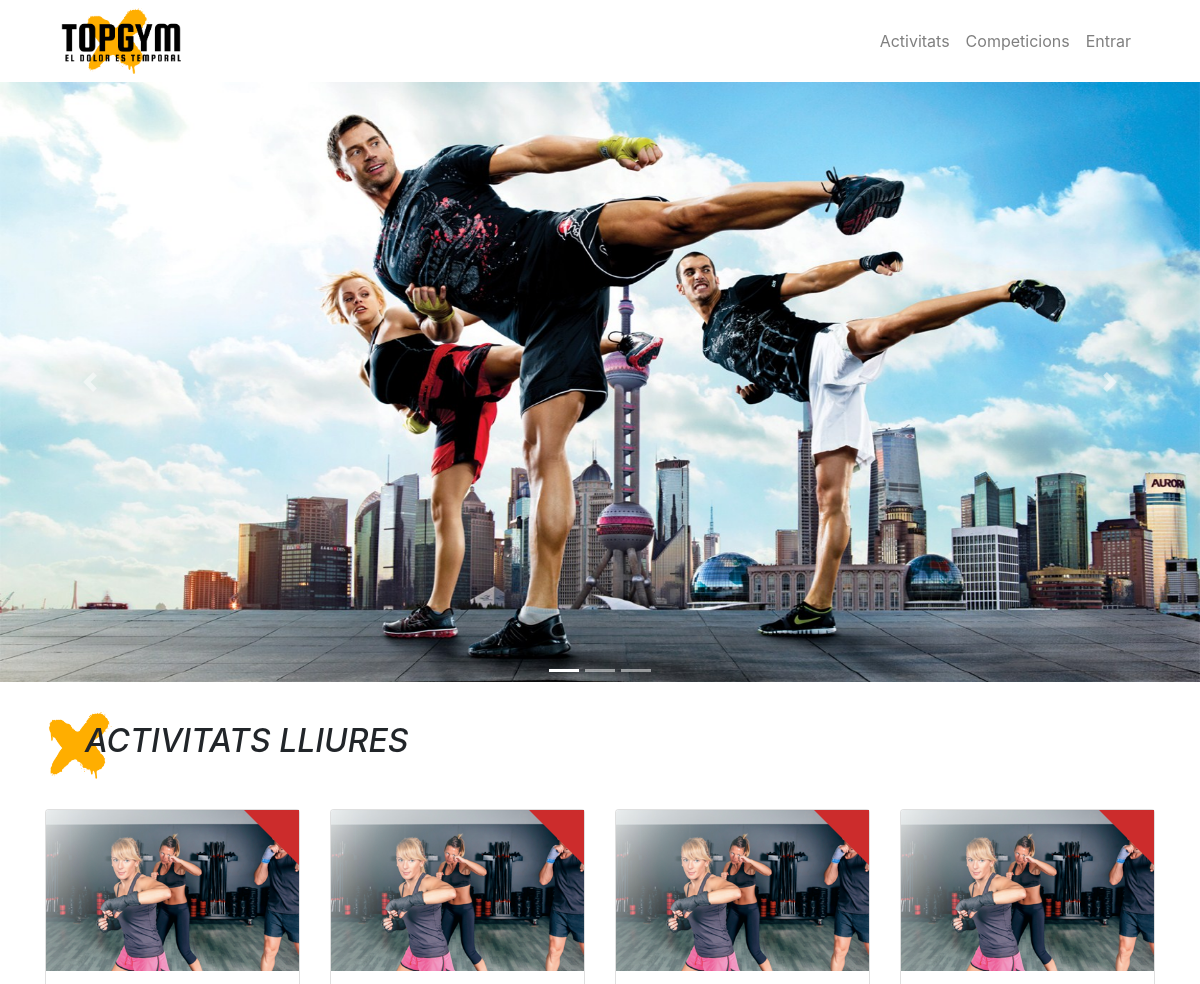
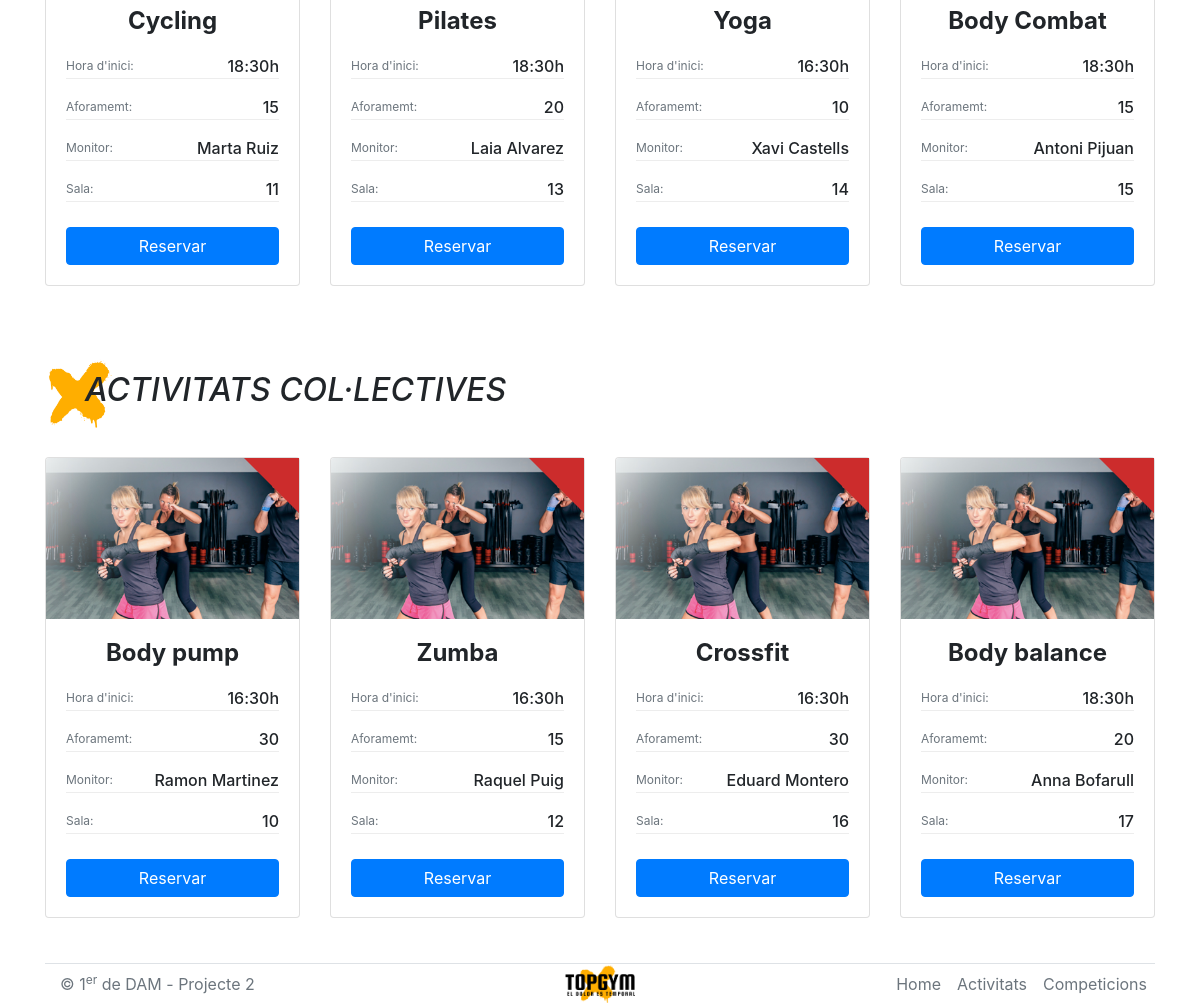
The page / on the database its author committed (2 pictures, top to bottom).
### tables this page shows
create table activitat (
id integer auto_increment,
nom VARCHAR (255) not null,
descripcio VARCHAR (255),
color VARCHAR (50) not null,
durada_sessio integer not null,  
primary key (id)
);

create table sala (
num integer,
descripcio varchar(255),
aforament_max int not null,
primary key (num)
);

create table monitor (
dni varchar(9),
nom varchar(30) not null,
cognom varchar(30) not null,
tel_personal integer(9) not null,
tel_fix integer(9),
salari double not null,
num integer,
primary key (dni),
FOREIGN KEY (num) REFERENCES sala(num)
);

### php.php (called while the page is built, shortened)
<?php
    function con() {
        $con = new mysqli('localhost', 'root', 'root', 'db_gimnas', '3307');
        return $con;
    }
    function infoActivitatsLliures() {
        $sql = "SELECT a.nom AS activitat, TIME_FORMAT(b.hora, '%H:%i') AS hora, c.num, c.aforament_max, d.nom, d.cognom, a.color
                FROM activitat a, es_fa b, sala c, monitor d
                WHERE a.id = b.id AND
                b.num = c.num AND
                d.num = c.num AND
                a.id IN
                    (SELECT *
                    FROM activitat_lliure)";
        $result = con()->query($sql);
        return $result;
    }
    function infoActivitatsColectives() {
        $sql = "SELECT a.nom AS activitat, TIME_FORMAT(b.hora, '%H:%i') AS hora, c.num, c.aforament_max, d.nom, d.cognom, a.color
                FROM activitat a, es_fa b, sala c, monitor d
                WHERE a.id = b.id AND
                b.num = c.num AND
                d.num = c.num AND
                a.id IN
                    (SELECT *
                    FROM activitat_colectiva);";
        $result = con()->query($sql);
        return $result;
    }
?>

### index.php (the view, shortened to what this page needs)
<?php
    include 'php.php';
?>
<!DOCTYPE html>
<html lang="es">
<head>
    <link rel="stylesheet" href="src/css/reset.css"/>
    <link rel="stylesheet" href="src/css/bootstrap-4.6.1/bootstrap.min.css"/>
    <link rel="stylesheet" href="src/css/fontawesome/all.min.css"/>
    <link rel="stylesheet" href="src/css/style.css"/>
</head>
<body>
    <header>
        <div class="container">
            <nav class="navbar navbar-light navbar-expand-sm">
                <a class="logo" href="index.php">
                    <img src="src/img/logo-v4.png" class="img-fluid" alt="Top gym - El dolor es temporal">
                </a>
                <div class="collapse navbar-collapse justify-content-sm-end" id="burguerMenu">
                    <ul class="navbar-nav">
                        <li class="nav-item">
                            <a class="nav-link" href="#activitats">Activitats</a>
                        </li>
                        <li class="nav-item">
                            <a class="nav-link" href="competicions.xml">Competicions</a>
                        </li>
                        <?php if (empty($_SESSION['usuari'])) {?>
                        <li class="nav-item">
                            <a class="nav-link" href="login.php">Entrar</a>
                        </li>
                        <?php } else {?>
                        <li class="nav-item">
                            <a class="nav-link" href="fitxa.php"><i class="fa fa-user" aria-hidden="true"></i><?php echo ' ' .$_SESSION['nom'] . ' ' . $_SESSION['cognom'] ?></a>
                        </li>
                        <?php }?>
                    </ul>
                </div>
            </nav>
        </div>
    </header>
    <main>
        <div id="carouselIndicators" class="carousel slide" data-ride="carousel">
            <ol class="carousel-indicators">
                <li data-target="#carouselIndicators" data-slide-to="0" class="active"></li>
                <li data-target="#carouselIndicators" data-slide-to="1"></li>
                <li data-target="#carouselIndicators" data-slide-to="2"></li>
            </ol>
            <div class="carousel-inner">
                <div class="carousel-item active">
                    <img class="d-block w-100" src="src/img/slider-1.jpg" alt="First slide">
                </div>
            </div>
            <a class="carousel-control-prev" href="#carouselIndicators" role="button" data-slide="prev">
                <span class="carousel-control-prev-icon" aria-hidden="true"></span>
            </a>
            <a class="carousel-control-next" href="#carouselIndicators" role="button" data-slide="next">
                <span class="carousel-control-next-icon" aria-hidden="true"></span>
            </a>
        </div>
        <div class="container" id="activitats">
            <div class="home-title">
                <h2>Activitats lliures</h2>
            </div>
            <section class="row card-section">
            <?php $result = infoActivitatsLliures(); while ($row = $result->fetch_assoc()) { ?>
                <div class="col-12 col-sm-6 col-md-3">
                    <div class="card" >
                        <figure>
                            <img src="src/img/x.png" class="card-img-top " alt="...">
                            <span class="color-x"></span>
                        </figure>
                        <div class="card-body">
                            <h2 class="h4"><?php echo $row['activitat']?></h2>
                            <p class="card-text"><span class="text-muted text-size-sm">Hora d'inici:</span><span><?php echo $row['hora'] . 'h'?></span></p>
                            <p class="card-text"><span class="text-muted text-size-sm">Aforamemt:</span><span><?php echo $row['aforament_max']?></span></p>
                            <p class="card-text"><span class="text-muted text-size-sm">Monitor:</span><span><?php echo $row['nom'] . ' ' . $row['cognom']?></span></p>
                            <p class="card-text"><span class="text-muted text-size-sm">Sala:</span><span><?php echo $row['num']?></span></p>
                            <button class="btn btn-primary" type="button">
                                Reservar
                            </button>
                        </div>
                      </div>
                </div>
            <?php }?>
            </section>
            <div class="home-title">
                <h2>Activitats col·lectives</h2>
            </div>
            <section class="row card-section">
            <?php $result = infoActivitatsColectives(); while ($row = $result->fetch_assoc()) { ?>
                <div class="col-12 col-sm-6 col-md-3">
                    <div class="card" >
                    <figure>
                            <img src="src/img/x.png" class="card-img-top " alt="...">
                            <span class="color-x"></span>
                        </figure>
                        <div class="card-body">
                            <h2 class="h4"><?php echo $row['activitat']?></h2>
                            <p class="card-text"><span class="text-muted text-size-sm">Hora d'inici:</span><span><?php echo $row['hora'] . 'h'?></span></p>
                            <p class="card-text"><span class="text-muted text-size-sm">Aforamemt:</span><span><?php echo $row['aforament_max']?></span></p>
                            <p class="card-text"><span class="text-muted text-size-sm">Monitor:</span><span><?php echo $row['nom'] . ' ' . $row['cognom']?></span></p>
                            <p class="card-text"><span class="text-muted text-size-sm">Sala:</span><span><?php echo $row['num']?></span></p>
                            <button class="btn btn-primary btn-reserva" type="button">
                                Reservar
                            </button>
                        </div>
                      </div>
                </div>
            <?php }?>
            </section>
        </div>
    </main>
    <div class="container">
        <footer class="d-flex flex-wrap border-top">
            <p class="col-md-5 mb-0 text-muted">© 1<sup>er</sup> de DAM - Projecte 2</p>
            <a class="logo" href="index.php">
                <img src="src/img/logo-v4.png" class="img-fluid" alt="Top gym - El dolor es temporal">
            </a>
            <ul class="nav col-md-5">
                <li class="nav-item"><a href="index.php" class="nav-link px-2 text-muted">Home</a></li>
                <li class="nav-item"><a href="#activitats" class="nav-link px-2 text-muted">Activitats</a></li>
                <li class="nav-item"><a href="competicions.xml" class="nav-link px-2 text-muted">Competicions</a></li>
            </ul>
        </footer>
    </div>
</body>
</html>

### src/css/style.css (style rules this page uses)
.h4 { font-size: 1.5rem; font-weight: bold; }
.text-size-sm { font-size: 12px; }
.navbar-nav { align-items: center; }
.navbar .logo { width: 120px; }
footer .logo { width: 70px; }
.carousel-item img { min-height: 268px; max-height: 600px; }
.home-title { padding: 40px 0; text-transform: uppercase; text-indent: 40px; font-style: italic; background: url(../img/logoX.png) no-repeat left center; background-size: 70px; }
.card-section { margin-bottom: 20px; }
.card { margin-bottom: 25px; }
.card figure { position: relative; margin-bottom: 0; }
span.color-x { width: 0; height: 0; border-left: 55px solid transparent; border-right: 0px solid transparent; border-top: 55px solid rgb(204, 44, 44); position: absolute; top: 0; right: 0; }
.card-body h2 { text-align: center; margin-bottom: 18px; }
.card-body p.card-text { display: flex; justify-content: space-between; align-items: center; border-bottom: 1px solid #ededed; }
.card-body p:nth-last-child(2) { margin-bottom: 25px; }
.card-body p.card-text span+span { font-weight: 500; }
.card-body button { width: 100%; }
footer { justify-content: center; align-items: center; }
footer p { text-align: center; order: 2; }
footer .logo { display: none; }
footer ul.nav { justify-content: center; }
@media (min-width: 768px) { .carousel-item img { min-height: 600px; max-height: 600px; } }
@media (min-width: 768px) { footer { justify-content: space-between; } }
@media (min-width: 768px) { footer p { text-align: left; order: 1; } }
@media (min-width: 768px) { footer .logo { display: block; order: 2; } }
@media (min-width: 768px) { footer ul.nav { justify-content: end; order: 3; } }

### rows shown on the page
activitat: nom "Cycling", hora "18:30", sala.aforament_max "15", monitor.nom "Marta", monitor.cognom "Ruiz", sala.num "11"
activitat: nom "Pilates", hora "18:30", sala.aforament_max "20", monitor.nom "Laia", monitor.cognom "Alvarez", sala.num "13"
activitat: nom "Yoga", hora "16:30", sala.aforament_max "10", monitor.nom "Xavi", monitor.cognom "Castells", sala.num "14"
activitat: nom "Body Combat", hora "18:30", sala.aforament_max "15", monitor.nom "Antoni", monitor.cognom "Pijuan", sala.num "15"
activitat: nom "Body pump", hora "16:30", sala.aforament_max "30", monitor.nom "Ramon", monitor.cognom "Martinez", sala.num "10"
activitat: nom "Zumba", hora "16:30", sala.aforament_max "15", monitor.nom "Raquel", monitor.cognom "Puig", sala.num "12"
activitat: nom "Crossfit", hora "16:30", sala.aforament_max "30", monitor.nom "Eduard", monitor.cognom "Montero", sala.num "16"
activitat: nom "Body balance", hora "18:30", sala.aforament_max "20", monitor.nom "Anna", monitor.cognom "Bofarull", sala.num "17"
